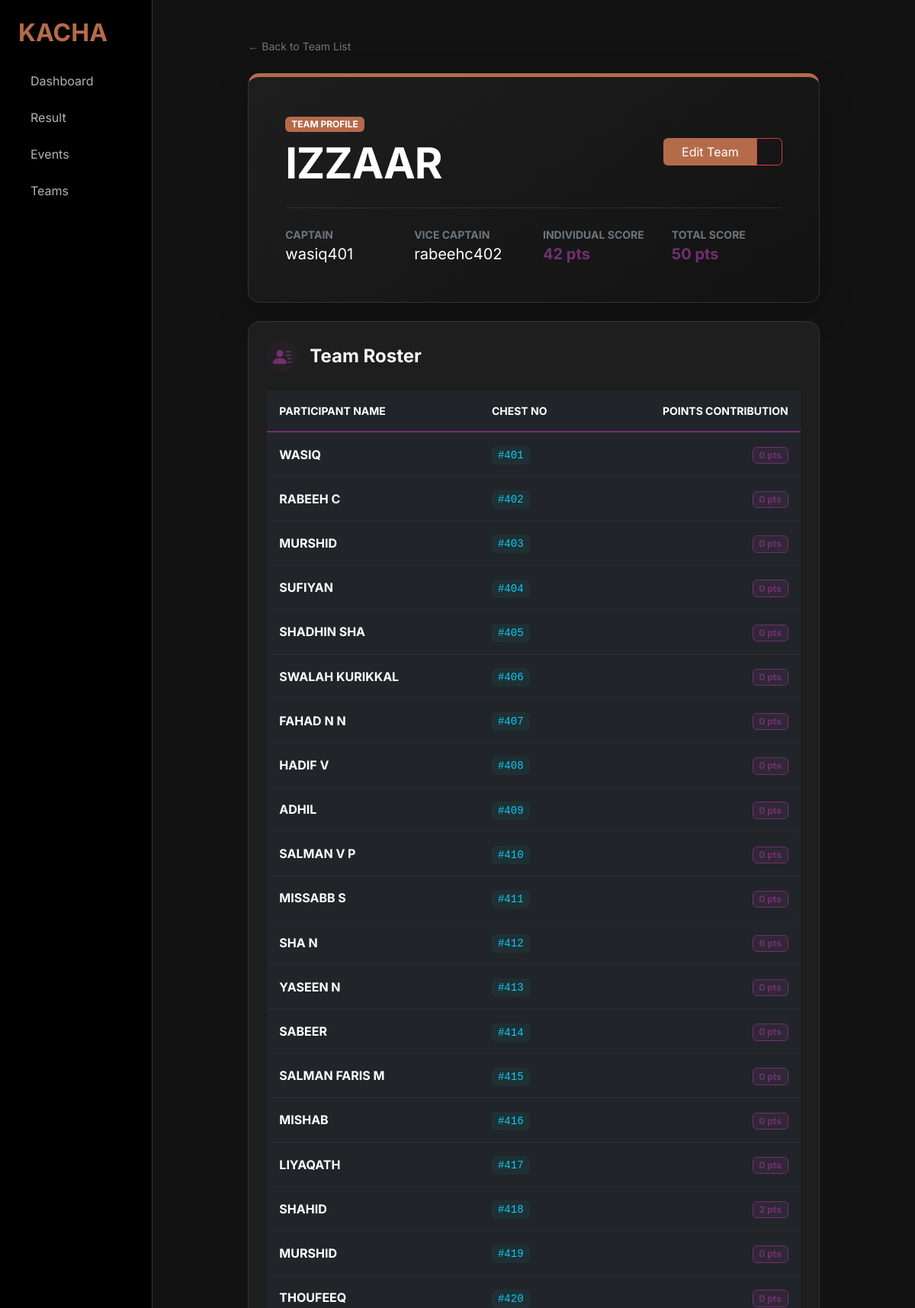
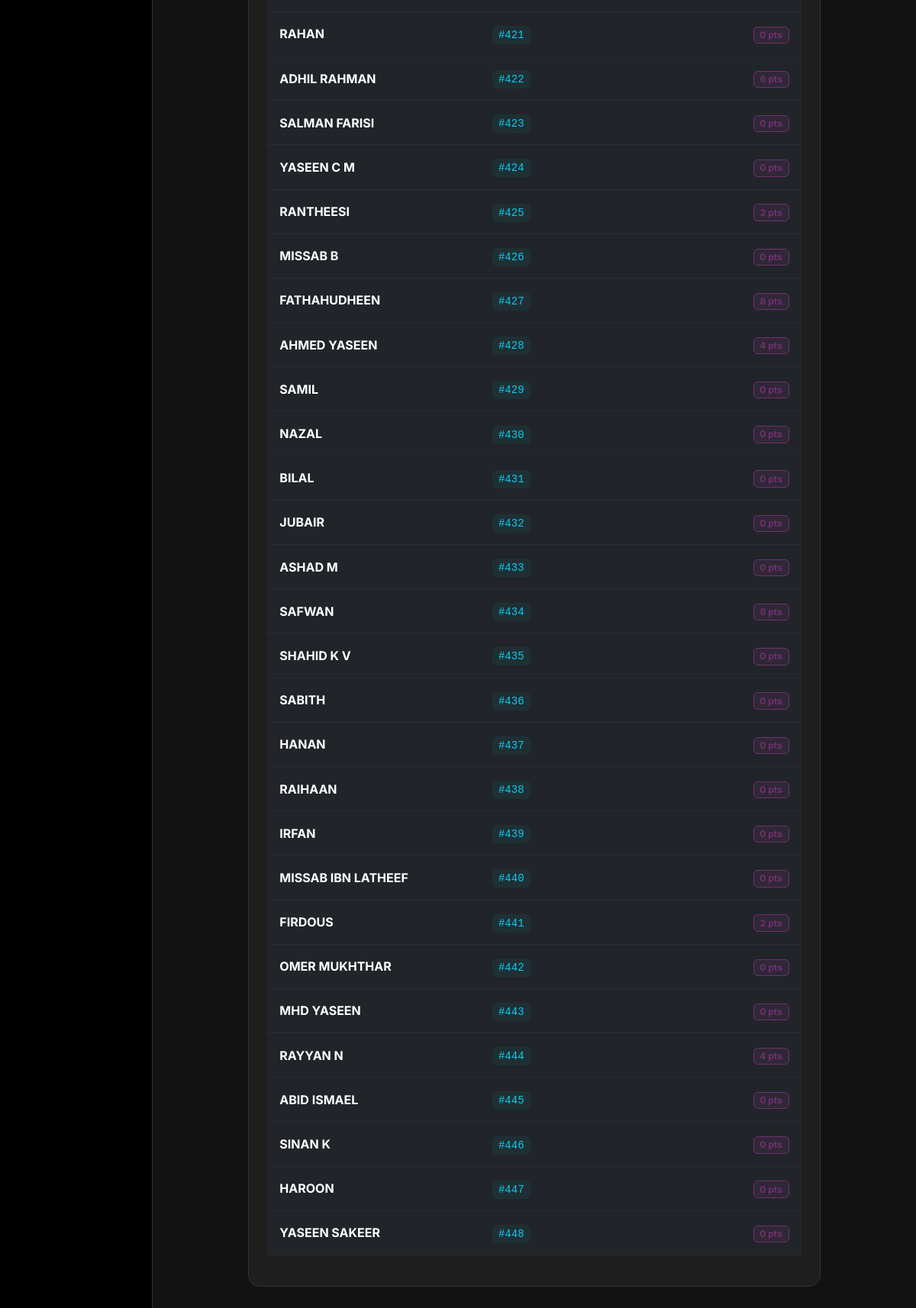
The page /team/teams/3/ (signed in) on the database as committed earlier (2 pictures, top to bottom).
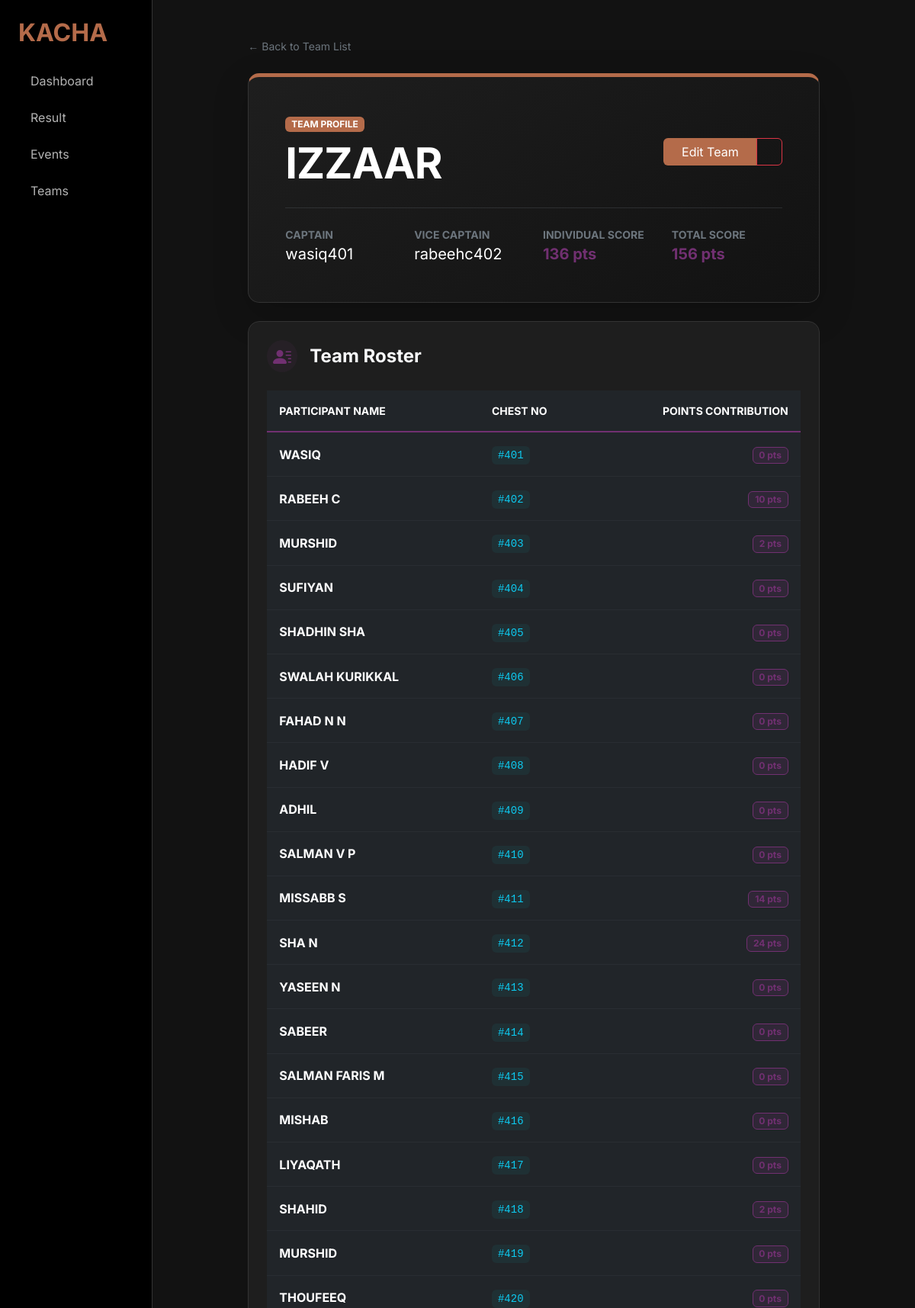
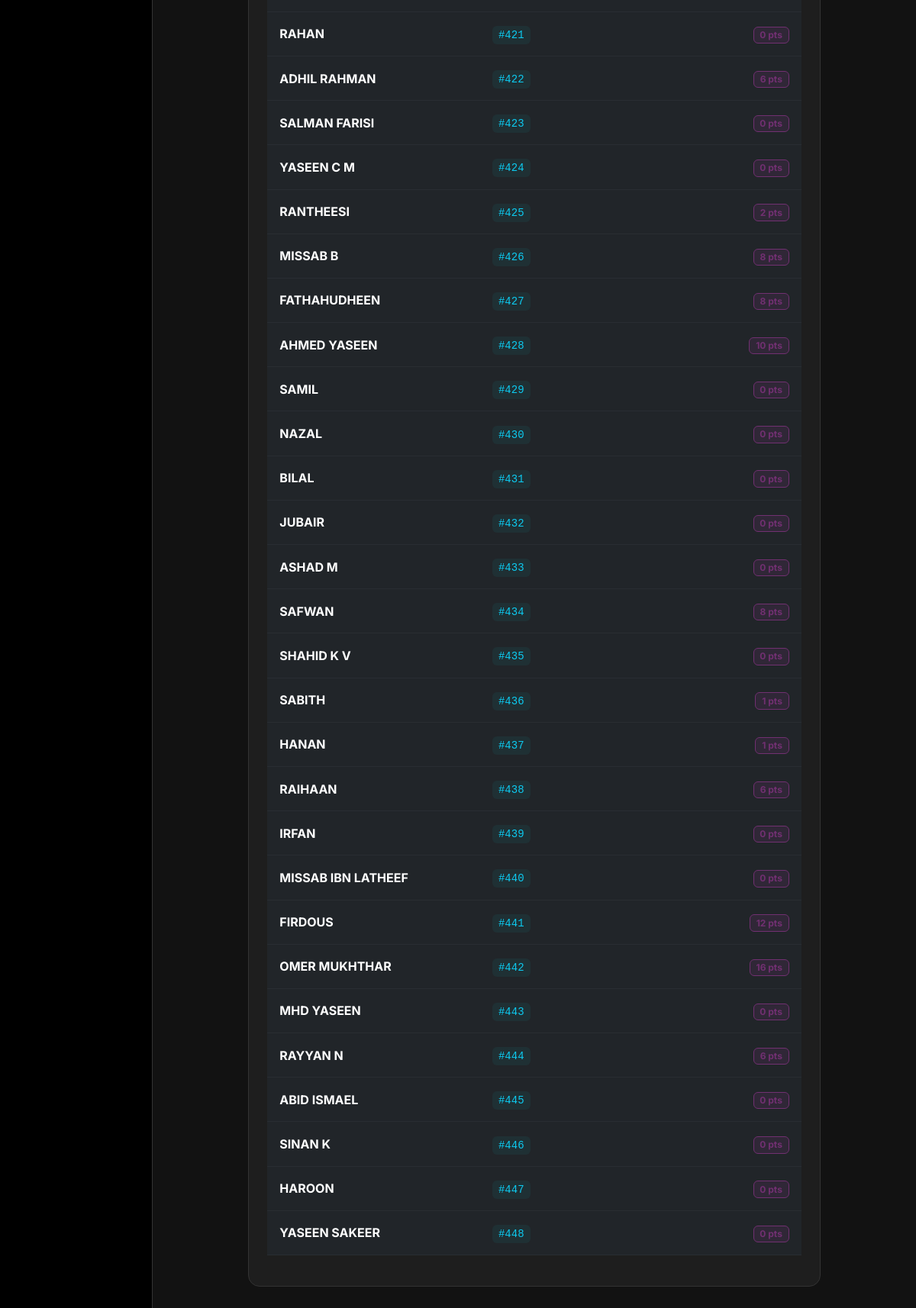
The same page on the database as committed later (2 pictures, top to bottom).
### core/models.py (models this page shows, shortened)
class Team(models.Model):
    name = models.CharField(max_length=100)
    captain = models.ForeignKey(User, on_delete=models.CASCADE, related_name='captain')
    vice_captain = models.ForeignKey(User, on_delete=models.CASCADE, related_name='vice_captain')
    @property
    def points(self):
        totals = Result.objects.filter(team=self).aggregate(points=models.Sum('point'), grade=models.Sum('grade'), )
        return (totals["points"] or 0) + (totals["grade"] or 0)
    def individual_points(self):
        totals = Result.objects.filter(team=self, participant__isnull=False).aggregate(points=models.Sum('point'),
                                                                                       grade=models.Sum('grade'), )
        return (totals["points"] or 0) + (totals["grade"] or 0)

class Participant(models.Model):
    name = models.ForeignKey(User, on_delete=models.CASCADE)
    team = models.ForeignKey(Team, on_delete=models.CASCADE)
    chest_no = models.IntegerField()
    points = models.IntegerField(default=0)
    @property
    def total_points(self):
        totals = Result.objects.filter(participant=self).aggregate(points=models.Sum('point'), grade=models.Sum('grade'), )
        return (totals["points"] or 0) + (totals["grade"] or 0)

### core/team/views.py (the view)
# urls.py: path('teams/<int:pk>/', TeamDetailView.as_view(), name='team-detail'),
class TeamDetailView(LoginRequiredMixin, DetailView):
    model = Team
    template_name = 'teams/team_detail.html'
    context_object_name = 'team'
    def get_context_data(self, **kwargs):
        context = super().get_context_data(**kwargs)
        context['participants'] = self.object.participant_set.all()
        return context

### core/templates/teams/team_detail.html (shortened to what the changed rows need)
{% extends 'base.html' %}
{% block content %}
    <div class="row justify-content-center">
        <div class="col-lg-10">
            <div class="event-card p-5 mb-4 shadow-lg"
                 style="border-top: 5px solid var(--accent-copper); background: linear-gradient(145deg, #1e1e1e, #121212);">
                <div class="row align-items-center">
                    <div class="col-md-8">
                        <span class="badge text-uppercase mb-2" style="background-color: var(--accent-copper);">Team Profile</span>
                        <h1 class="display-4 fw-bold text-white mb-0">{{ team.name }}</h1>
                    </div>
                </div>
                <div class="row">
                    <div class="col-md-3 mb-3 mb-md-0">
                        <label class="text-secondary small text-uppercase fw-bold d-block">Captain</label>
                        <span class="fs-5 text-white">{{ team.captain.username }}</span>
                    </div>
                    <div class="col-md-3 mb-3 mb-md-0">
                        <label class="text-secondary small text-uppercase fw-bold d-block">Vice Captain</label>
                        <span class="fs-5 text-white">{{ team.vice_captain.username }}</span>
                    </div>
                    <div class="col-md-3">
                        <label class="text-secondary small text-uppercase fw-bold d-block">Individual Score</label>
                            <span class="fs-5 fw-bold" style="color: var(--accent-purple);">
                            {% if team.individual_points %}{{ team.individual_points }}{% else %}0{% endif %} pts
                        </span>
                    </div>
                    <div class="col-md-3">
                        <label class="text-secondary small text-uppercase fw-bold d-block">Total Score</label>
                            <span class="fs-5 fw-bold" style="color: var(--accent-purple);">
                            {% if team.points %}{{ team.points }}{% else %}0{% endif %} pts
                        </span>
                    </div>
                </div>
            </div>
            <div class="event-card p-4">
                <div class="table-responsive">
                    <table class="table table-dark table-hover align-middle">
                        <thead class="text-secondary small text-uppercase">
                        <tr style="border-bottom: 2px solid var(--accent-purple);">
                            <th class="ps-3 py-3">Participant Name</th>
                            <th class="py-3">Chest No</th>
                            <th class="py-3 text-end pe-3">Points Contribution</th>
                        </tr>
                        </thead>
                        <tbody>
                        {% for participant in participants %}
                            <tr class="border-bottom border-secondary border-opacity-10">
                                <td class="ps-3 py-3">
                                    <span class="fw-bold text-white">{{ participant.name.first_name }}</span>
                                </td>
                                <td class="py-3">
                                    <code class="text-info px-2 py-1 rounded" style="background: rgba(0,255,255,0.05);">
                                        #{{ participant.chest_no }}
                                    </code>
                                </td>
                                <td class="py-3 text-end pe-3">
                                    <span class="badge"
                                          style="background-color: rgba(113, 48, 113, 0.2); color: var(--accent-purple); border: 1px solid var(--accent-purple);">
                                        {{ participant.total_points }} pts
                                    </span>
                                </td>
                            </tr>
                        {% empty %}
                            <tr>
                                <td colspan="3" class="text-center py-5 text-secondary italic">
                                    No participants assigned to this team yet.
                                </td>
                            </tr>
                        {% endfor %}
                        </tbody>
                    </table>
                </div>
            </div>
        </div>
    </div>
{% endblock %}

Rows that differ between the two databases and show on the page:
computed for Team "IZZAAR": individual_points "42" → "136"; points "50" → "156"
changed Participant "RABEEH C": total_points "0" → "10"
changed Participant (number 3 of 48 on the later page): total_points "0" → "2"
changed Participant "MISSABB S": total_points "0" → "14"
changed Participant "SHA N": total_points "6" → "24"
changed Participant "MISSAB B": total_points "0" → "8"
changed Participant "AHMED YASEEN": total_points "4" → "10"
changed Participant "SABITH": total_points "0" → "1"
changed Participant "HANAN": total_points "0" → "1"
changed Participant "RAIHAAN": total_points "0" → "6"
changed Participant "FIRDOUS": total_points "2" → "12"
changed Participant "OMER MUKHTHAR": total_points "0" → "16"
changed Participant "RAYYAN N": total_points "4" → "6"
